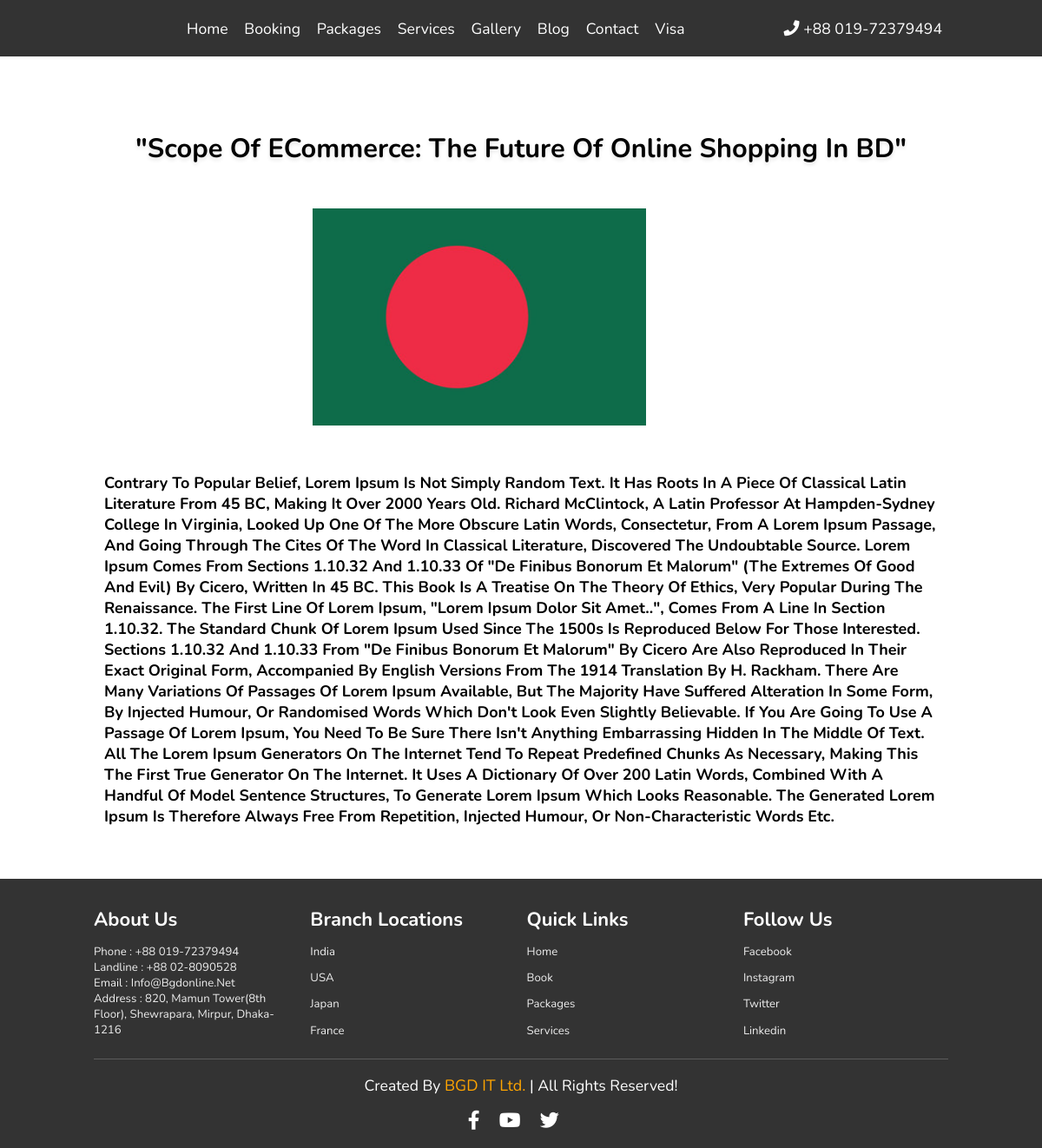
Page /blog/scope-ecommerce-future-online-shopping-bd on the committed database.
### blog_app/models.py (models this page shows, shortened)
class Blog(models.Model):
    blog_title = models.CharField(max_length=255, verbose_name='Put a Title')
    short_description = models.TextField(max_length=500)
    blog_content = RichTextField()
    blog_image = models.ImageField(upload_to='blog_images', verbose_name='Image', blank=False, null=False)
    publish_date = models.DateTimeField(auto_now_add=True)
    update_date = models.DateTimeField(auto_now=True)
    slug = models.SlugField(max_length=255, unique=True)
    class Meta:
        ordering = ['-publish_date',]

### blog_app/views.py (the view)
# urls.py: path('<str:slug>', views.blog_details, name='blog_details'),
def blog_details(request, slug):
    blog = Blog.objects.get(slug=slug)
    diction = {'blog':blog}
    return render(request, 'blog_app/blog_details.html', context = diction)

### templates/blog_app/blog_details.html (shortened to what this page needs)
{% extends 'base.html' %}
{% load static %}
{% load crispy_forms_tags %}
{% load widget_tweaks %}
{% block body %}
<div class="container" style="margin-left: 10%; margin-right: 10%; margin-top: 100px; margin-bottom: 5%;">
    <div class="row">
        <div class="clo-sm-6 content" style="font-size: 50px; text-align: center;">
            <h3>"{{ blog.blog_title }}"</h3>
        </div>
        <br>
        <br>
        <div class="clo-sm-6">
            <img src="{{ blog.blog_image.url }}" width="40%" style="margin-left:25%">
        </div>
        <br>
        <br>
        <h2>
            {{ blog.blog_content | safe }}
        </h2>
    </div>
</div>
{% endblock %}

### static/css/style.css (style rules this page uses)
:root { --orange:#ffa500; }
* { font-family: 'Nunito', sans-serif; margin:0; padding:0; box-sizing: border-box; text-transform: capitalize; outline: none; border:none; text-decoration: none; transition: all .2s linear; font-size: large; }
html { font-size: 62.5%; overflow-x: hidden; scroll-padding-top: 6rem; scroll-behavior: smooth; }
.content { text-align: center; margin-top: 150px; }
.content h3 { font-size: 3.5rem; text-shadow: 0 .3rem .5rem rgba(0,0,0,.1); }
@media (max-width:1200px) { html { font-size: 55%; } }

### rows in the picture
Blog: blog_title "Scope Of ECommerce: The Future Of Online Shopping In BD", blog_image (picture), blog_content "Contrary To Popular Belief, Lorem Ipsum Is Not Simply Random Text. It Has Roots In A Piece Of Classical Latin Literature From 45 BC, Making It Over 2000 Years Old. Richard McClintock, A Latin Professor At Hampden-Sydney College In Virginia, Looked Up One Of The More Obscure Latin Words, Consectetur, From A Lorem Ipsum Passage, And Going Through The Cites Of The Word In Classical Literature, Discovered The Undoubtable Source. Lorem Ipsum Comes From Sections 1.10.32 And 1.10.33 Of \"de Finibus Bonorum Et Malorum\" (The Extremes Of Good And Evil) By Cicero, Written In 45 BC. This Book Is A Treatise On The Theory Of Ethics, Very Popular During The Renaissance. The First Line Of Lorem Ipsum,…"
